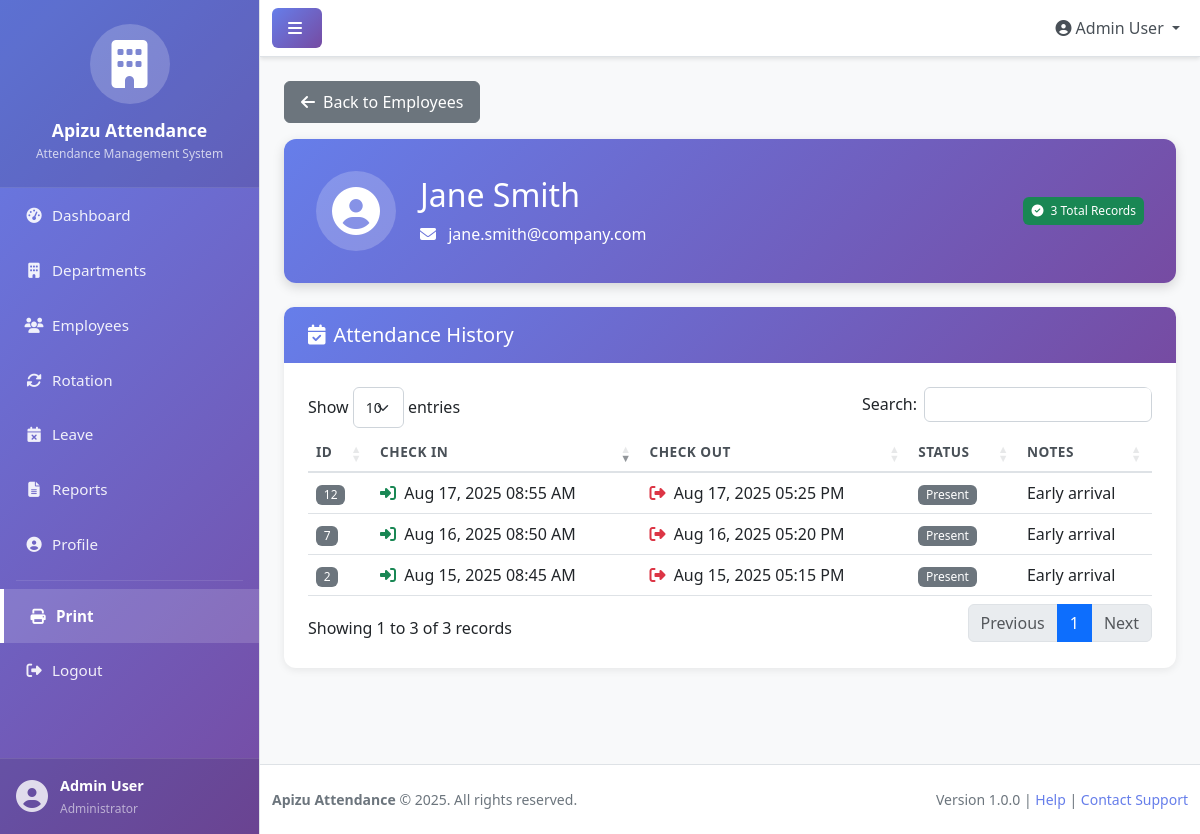
Page /admin/employee_attendance.php?id=2 (signed in) on the committed database.
### tables this page shows
CREATE TABLE IF NOT EXISTS employees (
    id INT AUTO_INCREMENT PRIMARY KEY,
    department_id INT NOT NULL,
    name VARCHAR(255) NOT NULL,
    email VARCHAR(255) NOT NULL UNIQUE,
    phone VARCHAR(20),
    password VARCHAR(255) NOT NULL,
    photo VARCHAR(255) DEFAULT NULL,
    address TEXT,
    remember_token VARCHAR(255) DEFAULT NULL,
    created_at TIMESTAMP DEFAULT CURRENT_TIMESTAMP,
    updated_at TIMESTAMP DEFAULT CURRENT_TIMESTAMP ON UPDATE CURRENT_TIMESTAMP,
    FOREIGN KEY (department_id) REFERENCES departments(id) ON DELETE CASCADE
);

CREATE TABLE IF NOT EXISTS attendances (
    id INT AUTO_INCREMENT PRIMARY KEY,
    employee_id INT NOT NULL,
    check_in DATETIME NOT NULL,
    check_out DATETIME DEFAULT NULL,
    status VARCHAR(50) DEFAULT NULL,
    notes TEXT,
    created_at TIMESTAMP DEFAULT CURRENT_TIMESTAMP,
    updated_at TIMESTAMP DEFAULT CURRENT_TIMESTAMP ON UPDATE CURRENT_TIMESTAMP,
    FOREIGN KEY (employee_id) REFERENCES employees(id) ON DELETE CASCADE
);

### admin/employee_attendance.php (the view, shortened to what this page needs)
<?php
require_once __DIR__ . "/../config/config.php";
$employee_id = isset($_GET["id"]) ? sanitize_input($_GET["id"]) : null;
$stmt = $pdo->prepare("SELECT name, email FROM employees WHERE id = ?");
$stmt->execute([$employee_id]);
$employee = $stmt->fetch(PDO::FETCH_ASSOC);
$attendances = $pdo->prepare("SELECT * FROM attendances WHERE employee_id = ? ORDER BY check_in DESC");
$attendances->execute([$employee_id]);
$employee_attendances = $attendances->fetchAll(PDO::FETCH_ASSOC);
include 'includes/header.php';
?>
<div class="d-flex" id="wrapper">
    <?php include 'includes/sidebar.php'; ?>
    <div id="page-content-wrapper">
        <nav class="navbar navbar-expand-lg navbar-light bg-white border-bottom">
            <div class="container-fluid">
                <button class="btn btn-primary" id="sidebarToggle">
                    <i class="fas fa-bars"></i>
                </button>
                <div class="collapse navbar-collapse" id="navbarSupportedContent">
                    <ul class="navbar-nav ms-auto mt-2 mt-lg-0">
                        <li class="nav-item dropdown">
                            <a class="nav-link dropdown-toggle" id="navbarDropdown" href="#" role="button"
                                data-bs-toggle="dropdown">
                                <i
                                    class="fas fa-user-circle me-1"></i><?php echo htmlspecialchars($_SESSION["user_name"]); ?>
                            </a>
                        </li>
                    </ul>
                </div>
            </div>
        </nav>
        <div class="container-fluid p-3 p-md-4">
            <div class="mb-3">
                <a href="employees.php" class="btn btn-secondary">
                    <i class="fas fa-arrow-left me-2"></i>Back to Employees
                </a>
            </div>
            <div class="employee-info-card mb-4">
                <div class="row align-items-center">
                    <div class="col-auto">
                        <div class="employee-avatar">
                            <i class="fas fa-user-circle"></i>
                        </div>
                    </div>
                    <div class="col">
                        <h2 class="mb-2"><?php echo htmlspecialchars($employee["name"]); ?></h2>
                        <p class="mb-0">
                            <i class="fas fa-envelope me-2"></i>
                            <?php echo htmlspecialchars($employee["email"]); ?>
                        </p>
                    </div>
                    <div class="col-auto">
                        <span class="badge bg-success p-2">
                            <i class="fas fa-check-circle me-1"></i>
                            <?php echo count($employee_attendances); ?> Total Records
                        </span>
                    </div>
                </div>
            </div>
            <div class="card modern-card">
                <div class="card-header">
                    <h5 class="card-title mb-0">
                        <i class="fas fa-calendar-check me-2"></i>Attendance History
                    </h5>
                </div>
                <div class="card-body">
                    <div class="table-responsive">
                        <table id="attendanceTable" class="table table-hover">
                            <thead>
                                <tr>
                                    <th>ID</th>
                                    <th>Check In</th>
                                    <th>Check Out</th>
                                    <th>Status</th>
                                    <th>Notes</th>
                                </tr>
                            </thead>
                            <tbody>
                                <?php foreach ($employee_attendances as $attendance): ?>
                                <tr>
                                    <td><span class="badge bg-secondary"><?php echo $attendance["id"]; ?></span></td>
                                    <td>
                                        <i class="fas fa-sign-in-alt text-success me-1"></i>
                                        <?php echo date('M d, Y h:i A', strtotime($attendance["check_in"])); ?>
                                    </td>
                                    <td>
                                        <?php if($attendance["check_out"]): ?>
                                        <i class="fas fa-sign-out-alt text-danger me-1"></i>
                                        <?php echo date('M d, Y h:i A', strtotime($attendance["check_out"])); ?>
                                        <?php else: ?>
                                        <span class="text-muted">Not checked out</span>
                                        <?php endif; ?>
                                    </td>
                                    <td>
                                        <?php
                                        $status = $attendance["status"];
                                        $badge_class = 'bg-secondary';
                                        ?>
                                        <span class="badge <?php echo $badge_class; ?>">
                                            <?php echo ucfirst($status); ?>
                                        </span>
                                    </td>
                                    <td><?php echo htmlspecialchars($attendance["notes"]); ?></td>
                                </tr>
                                <?php endforeach; ?>
                            </tbody>
                        </table>
                    </div>
                </div>
            </div>
        </div>
        <?php include 'includes/footer.php'; ?>

### assets/css/style.css (style rules this page uses)
* { margin: 0; padding: 0; box-sizing: border-box; }
body { font-family: 'Segoe UI', Tahoma, Geneva, Verdana, sans-serif; overflow-x: hidden; background-color: #f8f9fa; }
#wrapper { display: flex; min-height: 100vh; }
#page-content-wrapper { flex: 1; min-width: 0; }
.navbar { box-shadow: 0 2px 4px rgba(0, 0, 0, 0.1); background-color: #fff !important; }
.navbar .nav-link { color: #495057; transition: color 0.3s; }
.card { border-radius: 10px; box-shadow: 0 2px 8px rgba(0, 0, 0, 0.1); border: none; transition: transform 0.3s, box-shadow 0.3s; margin-bottom: 1.5rem; }
.card-header { background: linear-gradient(135deg, #667eea 0%, #764ba2 100%); color: white; font-weight: 600; border-radius: 10px 10px 0 0 !important; padding: 1rem 1.5rem; border-bottom: none; }
.card-body { padding: 1.5rem; }
.btn { border-radius: 6px; padding: 0.5rem 1rem; font-weight: 500; transition: all 0.3s; }
.btn-primary { background: linear-gradient(135deg, #667eea 0%, #764ba2 100%); border: none; }
.btn i { margin-right: 0.25rem; }
.table-responsive { border-radius: 8px; overflow-x: auto; position: relative; }
.table { margin-bottom: 0; }
.table thead th { border-bottom: 2px solid #dee2e6; font-weight: 600; text-transform: uppercase; font-size: 0.85rem; letter-spacing: 0.5px; color: #495057; }
.table tbody tr { transition: background-color 0.2s; }
.badge { padding: 0.35em 0.65em; font-weight: 500; border-radius: 6px; }
.fade-in { animation: fadeIn 0.5s ease-in-out; }

### admin/includes/header.php (style rules this page uses)
body { overflow-x: hidden; background-color: #f8f9fa; }
#wrapper { display: flex; min-height: 100vh; }
#page-content-wrapper { flex: 1; min-width: 0; }
.fade-in { animation: fadeIn 0.5s ease-in; }

### admin/employee_attendance.php (style rules this page uses)
.employee-info-card { background: linear-gradient(135deg, #667eea 0%, #764ba2 100%); color: white; padding: 2rem; border-radius: 12px; box-shadow: 0 4px 12px rgba(0, 0, 0, 0.15); }
.employee-avatar { width: 80px; height: 80px; background: rgba(255, 255, 255, 0.2); border-radius: 50%; display: flex; align-items: center; justify-content: center; font-size: 3rem; color: white; }
.modern-card { border: none; border-radius: 12px; box-shadow: 0 2px 8px rgba(0, 0, 0, 0.08); }
.modern-card .card-header { background: linear-gradient(135deg, #667eea 0%, #764ba2 100%); color: white; border-radius: 12px 12px 0 0; padding: 1rem 1.5rem; border: none; }

### rows in the picture
employees: name "Jane Smith", email "jane.smith@company.com"
attendances: id "12", check_in "Aug 17, 2025 08:55 AM", check_out "Aug 17, 2025 05:25 PM", status "Present", notes "Early arrival"
attendances: id "7", check_in "Aug 16, 2025 08:50 AM", check_out "Aug 16, 2025 05:20 PM", status "Present", notes "Early arrival"
attendances: id "2", check_in "Aug 15, 2025 08:45 AM", check_out "Aug 15, 2025 05:15 PM", status "Present", notes "Early arrival"

### other values in the picture
$company_name "Apizu Attendance"
$system_name "Attendance Management System"
$_SESSION["user_name"] "Admin User"
count($employee_attendances) "3"
